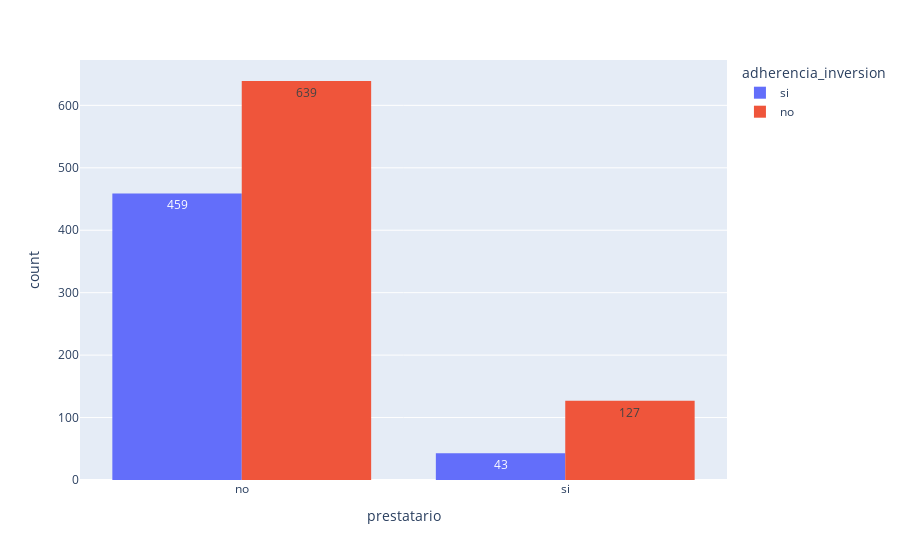

Notebook code for this chart:
### Code cell
px.histogram(datos, x='prestatario', text_auto=True, color='adherencia_inversion',barmode='group')

### Figure 1 — Plotly figure (JSON) as saved in the notebook; plotly's stock layout.template omitted (floating-point values rounded to 4 significant figures; data arrays with more than 128 entries replaced by an {"elided": "..."} marker saying what was removed)
{"data": [{"alignmentgroup": "True", "bingroup": "x", "hovertemplate": "adherencia_inversion=si<br>prestatario=%{x}<br>count=%{y}<extra></extra>", "legendgroup": "si", "marker": {"color": "#636efa", "pattern": {"shape": ""}}, "name": "si", "offsetgroup": "si", "orientation": "v", "showlegend": true, "texttemplate": "%{value}", "type": "histogram", "x": {"elided": "502 str values"}, "xaxis": "x", "yaxis": "y"}, {"alignmentgroup": "True", "bingroup": "x", "hovertemplate": "adherencia_inversion=no<br>prestatario=%{x}<br>count=%{y}<extra></extra>", "legendgroup": "no", "marker": {"color": "#EF553B", "pattern": {"shape": ""}}, "name": "no", "offsetgroup": "no", "orientation": "v", "showlegend": true, "texttemplate": "%{value}", "type": "histogram", "x": {"elided": "766 str values"}, "xaxis": "x", "yaxis": "y"}], "layout": {"barmode": "group", "legend": {"title": {"text": "adherencia_inversion"}, "tracegroupgap": 0}, "margin": {"t": 60}, "xaxis": {"anchor": "y", "domain": [0, 1], "title": {"text": "prestatario"}}, "yaxis": {"anchor": "x", "domain": [0, 1], "title": {"text": "count"}}}}
